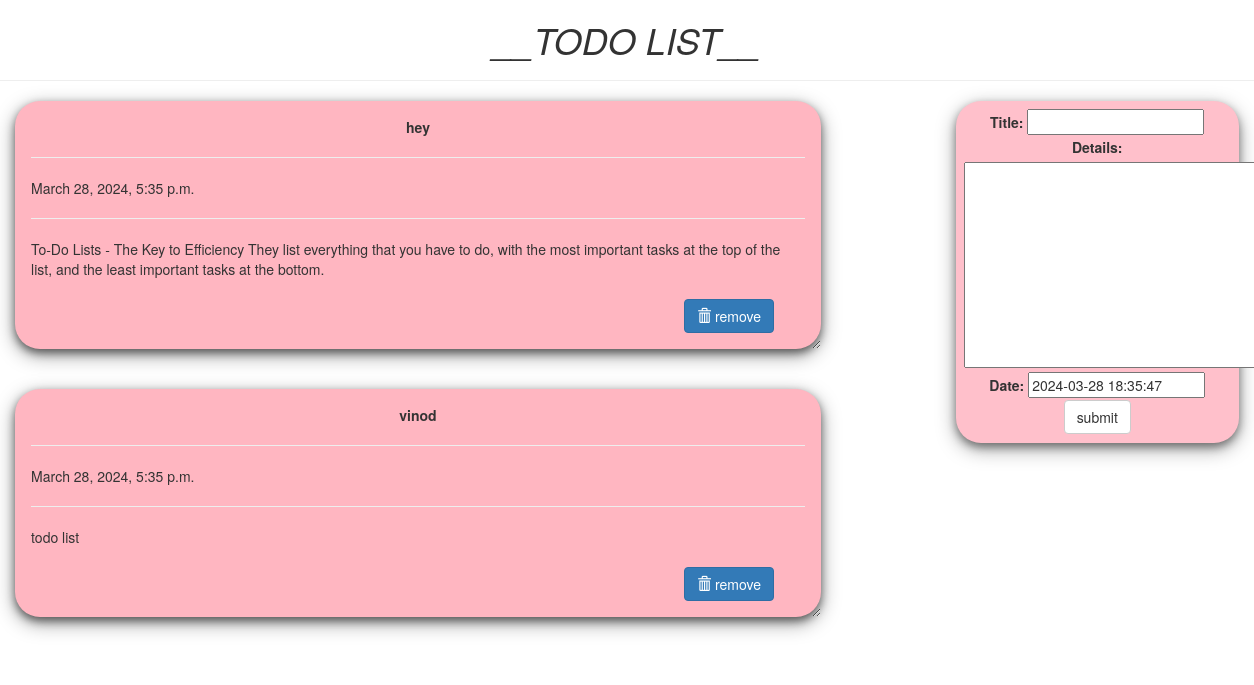
The page / on the database its author committed.
### TODO_app/models.py (models this page shows, shortened)
class Todo(models.Model):
    title = models.CharField(max_length=100)
    details = models.TextField()
    date = models.DateTimeField(default=timezone.now)

### TODO_app/views.py (the view)
# urls.py: path('', views.index, name="todo"),
def index(request):
	item_list = Todo.objects.order_by("-date")
	if request.method == "POST":
		form = TodoForm(request.POST)
		if form.is_valid():
			form.save()
			return redirect('todo')
	form = TodoForm()
	page = {
		"forms": form,
		"list": item_list,
		"title": "TODO LIST",
	}
	return render(request, 'index.html', page)

### TODO_app/forms.py
class TodoForm(forms.ModelForm):
    class Meta:
        model = Todo
        fields = "__all__"

### TODO_app/templates/index.html (shortened to what this page needs)
<!DOCTYPE html>
<html lang="en" dir="ltr">
<head>
<link rel="stylesheet" href="https://maxcdn.bootstrapcdn.com/bootstrap/3.3.7/css/bootstrap.min.css">
</head>
<body class="container-fluid">
<center class="row">
	<h1><i>__TODO LIST__</i></h1>
	<hr />
</center>
<div class="row">
	<div class="col-md-8">
	{% for i in list %}
	<div class="card">
		<center><b>{{i.title}}</b></center>
		<hr/>
		{{i.date}}
		<hr/>
		{{i.details}}
		<br />
		<br />
		<form action="/del/{{i.id}}" method="POST" style=" padding-right: 4%; padding-bottom: 3%;">
		<button value="remove" type="submit" class="btn btn-primary" style="float: right;"><span class="glyphicon glyphicon-trash"></span>  remove</button>
		</form>
	</div>
	{% endfor%}
	</div>
	<div class="col-md-1"> </div>
	<div class="col-md-3" >
	<div class="submit_form">
	<form method="POST">
		{{forms}}
		<center>
		<input type="submit" class="btn btn-default" value="submit" />
	</center>
	</form>
	</div>
</div>
</div>
</body>
</html>

### TODO_app/templates/index.html (style rules this page uses)
.card { box-shadow: 0 4px 8px 0 rgba(0,0,0,0.5), 0 6px 20px 0 rgba(0,0,0,0.39); background: lightpink; margin-bottom : 5%; border-radius: 25px; padding : 2%; overflow: auto; resize: both; text-overflow: ellipsis; }
.submit_form { text-align: center; padding: 3%; background: pink; border-radius: 25px; box-shadow: 0 4px 8px 0 rgba(0,0,0,0.4), 0 6px 20px 0 rgba(0,0,0,0.36); }

### rows shown on the page
Todo: title "hey", date "March 28, 2024, 5:35 p.m.", details "To-Do Lists - The Key to Efficiency They list everything that you have to do, with the most important tasks at the top of the list, and the least important tasks at the bottom."
Todo: title "vinod", date "March 28, 2024, 5:35 p.m.", details "todo list"
